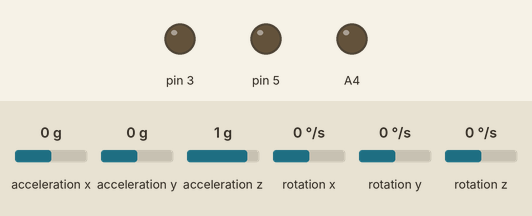
Simulated run of this program. Board: Arduino Mega 2560, built with avr-gcc and run on an emulated ATmega2560. Parts: output pins drawn as LEDs (lit = HIGH). Wiring (inferred from the names in the program): MPU-9250 motion sensor at I2C address 0x68. The inputs (shaded band) are chosen by the test bench; at power-on: acceleration y 0 g, acceleration x 0 g, acceleration z 1 g, rotation x 0 °/s, rotation y 0 °/s, rotation z 0 °/s.

Above: at 1.2 s.
1.3 s: acceleration y set to -1.4 g
At 2.0 s:
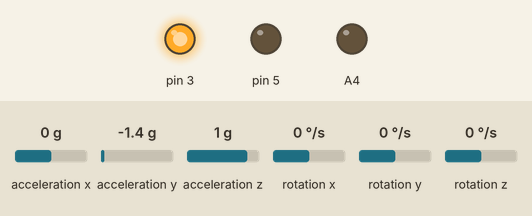
2.8 s: acceleration y set to -0.9 g
4.3 s: acceleration y set to -0.6 g
Timing chart, 0 to 7.3 s (numbered marks = the images above; inputs shaded):
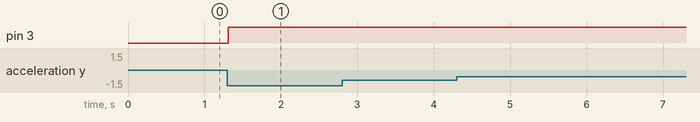

Measured:
- after the input at 1.3 s, pin 3: LOW → HIGH at once
- after the input at 2.8 s, every drawn part: stays the same
- after the input at 4.3 s, every drawn part: stays the same

The program:

main.cpp
```cpp
//probando subir a git
#include "library.h"

void setup()
{
  Wire.begin();
//Wire.setClock(1000000L);
  Wire.setClock(800000L);


  // Configurar acelerometro
  I2CwriteByte(MPU9250_ADDRESS, 28, ACC_FULL_SCALE_16_G);

  pinMode(A0,INPUT);
  pinMode(A1,INPUT);
  pinMode(A2,INPUT);
  pinMode(A3,INPUT);

//debug delay in functions i2c
  pinMode(A4, OUTPUT);
  digitalWrite(A4,LOW);

  // PID setting
  roll_pid.SetSampleTime(15);
  roll_pid.SetOutputLimits(-255,+255);

  input = afilter[1];
  setpoint = 0;// poner acá angulo variable
  roll_pid.SetMode(AUTOMATIC);

}


void loop()
{
  //etime = micros();
  // ---  reading IMU and data ---
  I2Cread(MPU9250_ADDRESS, 0x3B, 14, Buf);
  raw_values();
  // --- end reading

  //Axis control
  x_axis();
  //y_axis();
  //z_axis();
  //etime = micros() - etime;
  //info();
  //delayMicroseconds(dt);

  return;
}


/*
//probando subir a git
#include "library.h"

void setup()
{
  Wire.begin();
//Wire.setClock(1000000L);
  Wire.setClock(800000L);


  // Configurar acelerometro
  I2CwriteByte(MPU9250_ADDRESS, 28, ACC_FULL_SCALE_16_G);

  pinMode(A0,INPUT);
  pinMode(A1,INPUT);
  pinMode(A2,INPUT);
  pinMode(A3,INPUT);

//debug delay in functions i2c
  pinMode(A4, OUTPUT);
  digitalWrite(A4,LOW);

  // PID setting
  roll_pid.SetSampleTime(15);
  roll_pid.SetOutputLimits(-255,+255);

  input = afilter[1];
  setpoint = 0;// poner acá angulo variable
  roll_pid.SetMode(AUTOMATIC);

}


void loop()
{
  //etime = micros();
  // ---  reading IMU and data ---
  I2Cread(MPU9250_ADDRESS, 0x3B, 14, Buf);
  raw_values();
  // --- end reading

  //Axis control
  x_axis();
  //y_axis();
  //z_axis();
  //etime = micros() - etime;
  //info();
  //delayMicroseconds(dt);

  return;
}
*/
```

library.h
```cpp
#include   <Arduino.h>
#include   <PID_v1.h>
#include   <Wire.h>

#define    MPU9250_ADDRESS           0x68
#define    MAG_ADDRESS               0x0C

#define    GYRO_FULL_SCALE_250_DPS   0x00
#define    GYRO_FULL_SCALE_500_DPS   0x08
#define    GYRO_FULL_SCALE_1000_DPS  0x10
#define    GYRO_FULL_SCALE_2000_DPS  0x18

#define    ACC_FULL_SCALE_2_G   0x00
#define    ACC_FULL_SCALE_4_G   0x08
#define    ACC_FULL_SCALE_8_G   0x10
#define    ACC_FULL_SCALE_16_G  0x18

#define    RATIO_ACCE  16384.0
#define    RATIO_GYRO  131.0
#define    RAD_GRAD    57.295779
#define    us          1.0e-6

#define    A         0.98      //(A+B=1)
#define    B         0.02

#define    TIME_P    20        //20us <=> periodo de interrupcion
#define    TIME_T    1000      //1000 cuentas   // 20e-3/20e-6 <=> (periodo 50 Hz)/(periodo de interrupcion)
#define    TIME_BASE TIME_T/20 //50 cuentas ó 1ms, 5% de duty cycle como base para esc.
#define    vBASE     120.0


volatile uint16_t dt_m1 = 0;    //dt=0  <=> 5%  duty cycle  //dt=50 <=> 10% duty cycle
volatile uint16_t dt_m2 = 0;
volatile uint16_t dt_m3 = 0;
volatile uint16_t dt_m4 = 0;

volatile int out1 = 0;
volatile int out2 = 0;

uint8_t Buf[14];
volatile int16_t a[3] = {0};  //ax, ay, az;
volatile int16_t g[3] = {0};  //gx, gy, gz;

float dt         = 500;
volatile float coef[6]    = {0};   //Ax, Ay, Az, Gx, Gy, Gz;
volatile float angle[2]   = {0};   //angle_ax, angle_ay;
volatile float afilter[2] = {0};   //angle_x_filter, angle_y_filter;

float etime = 0.0;

/**************************************************************************************
*   pid definitions for automatic control
***************************************************************************************/
double setpoint, input, output;
double kp=1.4, ki=1, kd=0.6;
PID roll_pid(&input, &output, &setpoint, kp, ki, kd, DIRECT);


// Funcion auxiliar de escritura
void I2CwriteByte(uint8_t Address, uint8_t Register, uint8_t Data)
{
  Wire.beginTransmission(Address);
  Wire.write(Register);
  Wire.write(Data);
  Wire.endTransmission();
}


/**************************************************************************************
*   i2c definitions for communication to IMU9250
***************************************************************************************/
//Funcion auxiliar lectura
inline void I2Cread(uint8_t Address, uint8_t Register, uint8_t Nbytes, uint8_t* Data)
{
  Wire.beginTransmission(Address);
  Wire.write(Register);
  Wire.endTransmission(false);

  Wire.requestFrom(Address, Nbytes);
  uint8_t index = 0;
  while (Wire.available())
    Data[index++] = Wire.read();

}


inline float filter(float AF_Prev, float Gyro, float Angle)
{
  return ( A*(AF_Prev + Gyro*(dt*us)) + B*Angle );
}


void raw_values()
{ //accelerometer
  a[0] = - (Buf[0] << 8 | Buf[1]);
  a[1] = - (Buf[2] << 8 | Buf[3]);
  a[2] = + (Buf[4] << 8 | Buf[5]);
  //gyroscopio
  g[0] = - (Buf[8]  << 8 | Buf[9] );
  g[1] = - (Buf[10] << 8 | Buf[11]);
  g[2] = + (Buf[12] << 8 | Buf[13]);

  //scaled
  coef[0] = (float) (a[0]/RATIO_ACCE);  //Ax, ax
  coef[1] = (float) (a[1]/RATIO_ACCE);  //Ay
  coef[2] = (float) (a[2]/RATIO_ACCE);  //Az

  coef[3] = (float) (g[0]/RATIO_GYRO);  //Gx
  coef[4] = (float) (g[1]/RATIO_GYRO);  //Gy, gy

  //roll, pitch
  angle[0] = atan(coef[1]/sqrt( coef[0]*coef[0] + coef[2]*coef[2] ))*RAD_GRAD;
  angle[1] = atan(coef[0]/sqrt( coef[1]*coef[1] + coef[2]*coef[2] ))*RAD_GRAD;

  afilter[0] = filter(afilter[0], coef[3], angle[0]);
  afilter[1] = filter(afilter[1], coef[4], angle[1]);
}


void x_axis()
{
  input = afilter[0];
  roll_pid.Compute();

  if (output > +255)
   output = +255;
  else if (output < -255)
   output = -255;

  if (output > 0) {
    out1 = +(int8_t) (output + vBASE);
    dt_m2 = map(out1, 0, 255, 1200, 2000);
  }

  else if (output < 0) {
    out2 = -(int8_t) (output + vBASE);
    dt_m1 = map(out2, 0, 255, 1200, 2000);
  }

  analogWrite(3, dt_m1);
  analogWrite(5, dt_m2);

  return;
}


void info()
{// --- Mostrar valores  ---
  Serial.print(afilter[0]);
  Serial.print("\t");
  Serial.print(angle[0]);
  Serial.print("\t");

  Serial.print(afilter[1]);
  Serial.print("\t");
  Serial.print(angle[1]);
  Serial.print("\t");

//Serial.print(etime);
  Serial.println("");
}
```
